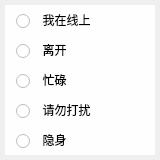
<?xml version="1.0" encoding="UTF-8"?>
<ui version="4.0">
 <class>LoginStateWid</class>
 <widget class="QWidget" name="LoginStateWid">
  <property name="geometry">
   <rect>
    <x>0</x>
    <y>0</y>
    <width>160</width>
    <height>160</height>
   </rect>
  </property>
  <property name="minimumSize">
   <size>
    <width>160</width>
    <height>160</height>
   </size>
  </property>
  <property name="maximumSize">
   <size>
    <width>160</width>
    <height>160</height>
   </size>
  </property>
  <property name="windowTitle">
   <string>LoginStateWid</string>
  </property>
  <layout class="QGridLayout" name="gridLayout">
   <property name="leftMargin">
    <number>0</number>
   </property>
   <property name="topMargin">
    <number>0</number>
   </property>
   <property name="rightMargin">
    <number>0</number>
   </property>
   <property name="bottomMargin">
    <number>0</number>
   </property>
   <property name="spacing">
    <number>0</number>
   </property>
   <item row="0" column="0">
    <widget class="QWidget" name="wid_main" native="true">
     <property name="minimumSize">
      <size>
       <width>150</width>
       <height>150</height>
      </size>
     </property>
     <property name="maximumSize">
      <size>
       <width>150</width>
       <height>150</height>
      </size>
     </property>
     <property name="styleSheet">
      <string notr="true">background-color: rgba(255, 255, 255, 200);</string>
     </property>
     <layout class="QGridLayout" name="gridLayout_2" rowstretch="10,10,10,10,10" rowminimumheight="10,10,10,10,10">
      <property name="leftMargin">
       <number>0</number>
      </property>
      <property name="topMargin">
       <number>0</number>
      </property>
      <property name="rightMargin">
       <number>0</number>
      </property>
      <property name="bottomMargin">
       <number>0</number>
      </property>
      <property name="spacing">
       <number>0</number>
      </property>
      <item row="0" column="0">
       <widget class="QRadioButton" name="radiobtn_state_online">
        <property name="sizePolicy">
         <sizepolicy hsizetype="Expanding" vsizetype="Expanding">
          <horstretch>0</horstretch>
          <verstretch>0</verstretch>
         </sizepolicy>
        </property>
        <property name="focusPolicy">
         <enum>Qt::ClickFocus</enum>
        </property>
        <property name="styleSheet">
         <string notr="true">QRadioButton{color: rgb(0, 0, 0);padding-left:10px;} 


QRadioButton::indicator {width: 15px; height:15px;color: rgb(166, 166, 166);}

QRadioButton:focus
{
color:rgb(166, 166, 166);
}

QRadioButton::hover:unchecked 
{
background-color: rgb(238, 238, 238);
}

QRadioButton::hover:checked 
{
background-color: rgb(238, 238, 238);
}
QRadioButton::indicator:unchecked 
{
border-image: url(:/PandaChatClient/all_image/Win_Login/state_online.png); 
}

QRadioButton::indicator:checked 
{
border-image: url(:/PandaChatClient/all_image/Win_Login/state_online.png);
}
</string>
        </property>
        <property name="text">
         <string>  我在线上</string>
        </property>
       </widget>
      </item>
      <item row="1" column="0">
       <widget class="QRadioButton" name="radiobtn_state_leave">
        <property name="sizePolicy">
         <sizepolicy hsizetype="Expanding" vsizetype="Expanding">
          <horstretch>0</horstretch>
          <verstretch>0</verstretch>
         </sizepolicy>
        </property>
        <property name="focusPolicy">
         <enum>Qt::ClickFocus</enum>
        </property>
        <property name="styleSheet">
         <string notr="true">QRadioButton{color: rgb(0, 0, 0);padding-left:10px;} 


QRadioButton::indicator {width: 15px; height:15px;color: rgb(166, 166, 166);}

QRadioButton:focus
{
color:rgb(166, 166, 166);
}

QRadioButton::hover:unchecked 
{
background-color: rgb(238, 238, 238);
}

QRadioButton::hover:checked 
{
background-color: rgb(238, 238, 238);
}
QRadioButton::indicator:unchecked 
{
border-image: url(:/PandaChatClient/all_image/Win_Login/state_leave.png); 
}

QRadioButton::indicator:checked 
{
border-image: url(:/PandaChatClient/all_image/Win_Login/state_leave.png); 
}</string>
        </property>
        <property name="text">
         <string>  离开</string>
        </property>
       </widget>
      </item>
      <item row="3" column="0">
       <widget class="QRadioButton" name="radiobtn_state_notdisturb">
        <property name="sizePolicy">
         <sizepolicy hsizetype="Expanding" vsizetype="Expanding">
          <horstretch>0</horstretch>
          <verstretch>0</verstretch>
         </sizepolicy>
        </property>
        <property name="focusPolicy">
         <enum>Qt::ClickFocus</enum>
        </property>
        <property name="styleSheet">
         <string notr="true">QRadioButton{color: rgb(0, 0, 0);padding-left:10px;} 


QRadioButton::indicator {width: 15px; height:15px;color: rgb(166, 166, 166);}

QRadioButton:focus
{
color:rgb(166, 166, 166);
}

QRadioButton::hover:unchecked 
{
background-color: rgb(238, 238, 238);
}

QRadioButton::hover:checked 
{
background-color: rgb(238, 238, 238);
}
QRadioButton::indicator:unchecked 
{
border-image: url(:/PandaChatClient/all_image/Win_Login/state_ban.png); 
}

QRadioButton::indicator:checked 
{
border-image: url(:/PandaChatClient/all_image/Win_Login/state_ban.png); 
}</string>
        </property>
        <property name="text">
         <string>  请勿打扰</string>
        </property>
       </widget>
      </item>
      <item row="2" column="0">
       <widget class="QRadioButton" name="radiobtn_state_busy">
        <property name="sizePolicy">
         <sizepolicy hsizetype="Expanding" vsizetype="Expanding">
          <horstretch>0</horstretch>
          <verstretch>0</verstretch>
         </sizepolicy>
        </property>
        <property name="focusPolicy">
         <enum>Qt::ClickFocus</enum>
        </property>
        <property name="styleSheet">
         <string notr="true">QRadioButton{color: rgb(0, 0, 0);padding-left:10px;} 


QRadioButton::indicator {width: 15px; height:15px;color: rgb(166, 166, 166);}

QRadioButton:focus
{
color:rgb(166, 166, 166);
}

QRadioButton::hover:unchecked 
{
background-color: rgb(238, 238, 238);
}

QRadioButton::hover:checked 
{
background-color: rgb(238, 238, 238);
}

QRadioButton::indicator:unchecked 
{
border-image: url(:/PandaChatClient/all_image/Win_Login/state_busy.png);
}

QRadioButton::indicator:checked 
{
border-image: url(:/PandaChatClient/all_image/Win_Login/state_busy.png);
}</string>
        </property>
        <property name="text">
         <string>  忙碌</string>
        </property>
       </widget>
      </item>
      <item row="4" column="0">
       <widget class="QRadioButton" name="radiobtn_state_invisable">
        <property name="sizePolicy">
         <sizepolicy hsizetype="Expanding" vsizetype="Expanding">
          <horstretch>0</horstretch>
          <verstretch>0</verstretch>
         </sizepolicy>
        </property>
        <property name="focusPolicy">
         <enum>Qt::ClickFocus</enum>
        </property>
        <property name="styleSheet">
         <string notr="true">QRadioButton{color: rgb(0, 0, 0);padding-left:10px;} 


QRadioButton::indicator {width: 15px; height:15px;color: rgb(166, 166, 166);}

QRadioButton:focus
{
color:rgb(166, 166, 166);
}

QRadioButton::hover:unchecked 
{
background-color: rgb(238, 238, 238);
}

QRadioButton::hover:checked 
{
background-color: rgb(238, 238, 238);
}
QRadioButton::indicator:unchecked 
{
border-image: url(:/PandaChatClient/all_image/Win_Login/state_yinshen.png); 
}

QRadioButton::indicator:checked 
{
border-image: url(:/PandaChatClient/all_image/Win_Login/state_yinshen.png); 
}</string>
        </property>
        <property name="text">
         <string>  隐身</string>
        </property>
       </widget>
      </item>
     </layout>
    </widget>
   </item>
  </layout>
 </widget>
 <layoutdefault spacing="6" margin="11"/>
 <resources>
  <include location="../PandaChatClient.qrc"/>
 </resources>
 <connections/>
</ui>
